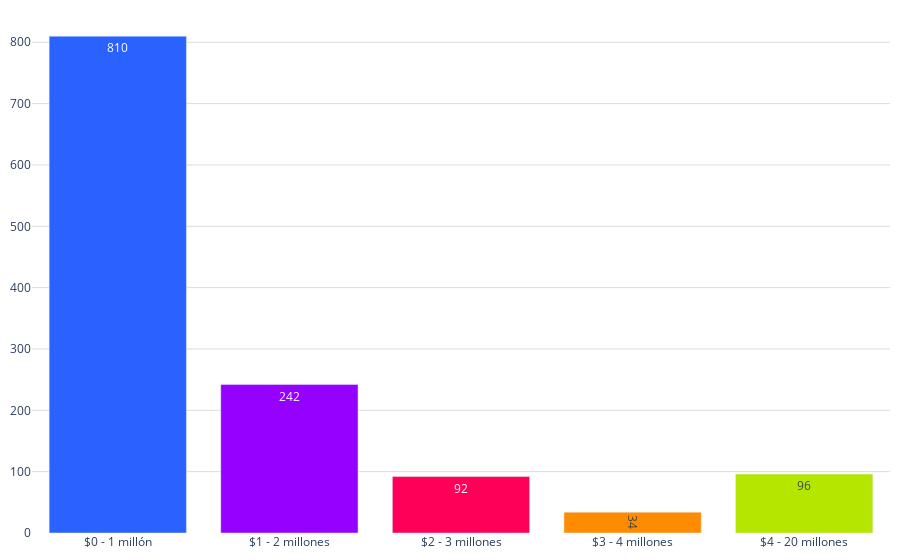

Source (notebook cell):
### Code cell
labels = df_conteo_por_rango['rango']
values = df_conteo_por_rango['conteo']
#trimestre = tabla_porcentajes['trimestre']
colores = ['#2962ff', '#9500ff', '#ff0059', '#ff8c00', '#b4e600', '#2EC2A2','#E50CB6']

fig = go.Figure()
#trimestres = tabla_porcentajes.columns
fig.add_trace(go.Bar(
        #name=f'Trimestre {trimestre}', 
        x=labels, 
        y=values, 
        marker_color=colores,
        text=values,  # Texto que se mostrará en las barras (porcentaje)
        textposition='inside',  # Posición del texto (puede ser 'inside' o 'outside')
        #texttemplate='%{text:.1f}%', 
    )
)    
fig.update_layout(
    #barmode='stack', 
    #title='Distribución de créditos por monto 2022',
    #title_font_size = 20,
    yaxis=dict(
        #title='M', # Título del eje y
        gridcolor='#dddcda', # Color de las líneas que dividen los rangos del eje Y         
    ),  margin=dict(l=10, r=10, t=10, b=10),  # Ajusta los márgenes (left, right, top, bottom)        
    plot_bgcolor='rgba(0,0,0,0)',  # Color de fondo del gráfico
    legend=dict(
        yanchor="top",
        y=0.99,
    )
)
# Exportar gráfica como archivo HTML
def guardar_grafico_como_html(fig, nombre_archivo, carpeta='assets/graficas'):
    # Crear la carpeta si no existe
    if not os.path.exists(carpeta):
        os.makedirs(carpeta)
    
       # Configuración personalizada para la gráfica
    config = {
        'displaylogo': False,  # Ocultar el logo de Plotly
        'modeBarButtonsToRemove': [
            'toImage',       # Botón para guardar como imagen
            'select2d',      # Box select
            'lasso2d',       # Lasso select
            'resetScale2d',  # Reset Axes
        ]
    }

    # Guardar la gráfica como archivo HTML
    pio.write_html(fig, f'{carpeta}/{nombre_archivo}.html', config=config)

guardar_grafico_como_html(fig, 'g_bar_creditos_monto_2022',  carpeta='assets/graficas')
fig.show()

### Figure 1 — Plotly figure (JSON) as saved in the notebook; plotly's stock layout.template omitted (floating-point values rounded to 4 significant figures)
{"data": [{"marker": {"color": ["#2962ff", "#9500ff", "#ff0059", "#ff8c00", "#b4e600", "#2EC2A2", "#E50CB6"]}, "text": [810, 242, 92, 34, 96], "textposition": "inside", "type": "bar", "x": ["$0 - 1 millón", "$1 - 2 millones", "$2 - 3 millones", "$3 - 4 millones", "$4 - 20 millones"], "y": [810, 242, 92, 34, 96]}], "layout": {"legend": {"y": 0.99, "yanchor": "top"}, "margin": {"b": 10, "l": 10, "r": 10, "t": 10}, "plot_bgcolor": "rgba(0,0,0,0)", "yaxis": {"gridcolor": "#dddcda"}}}
